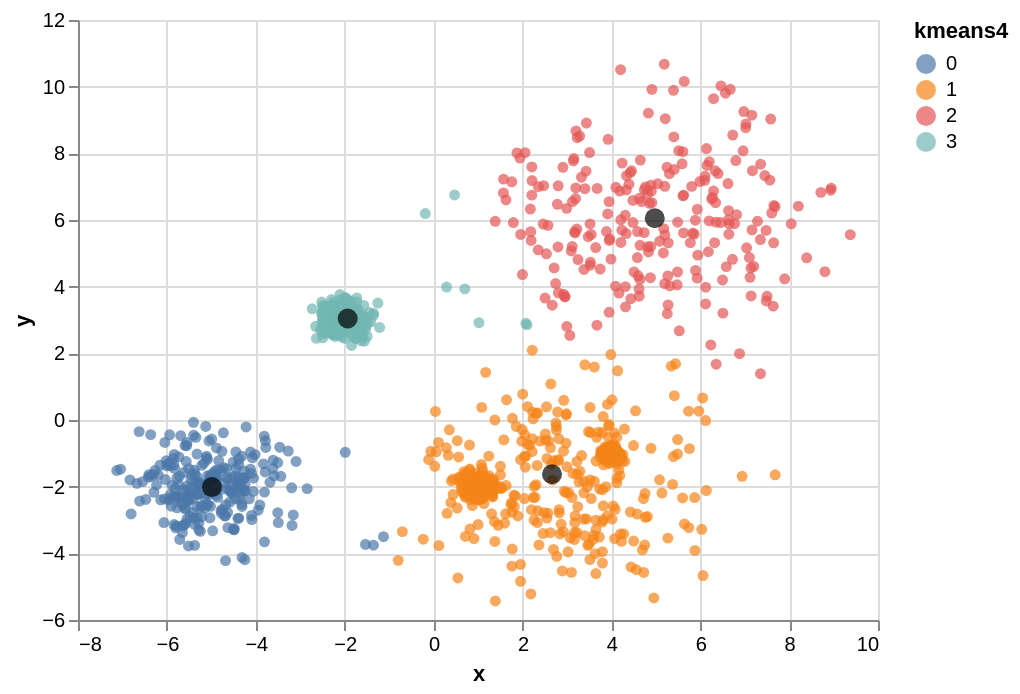

Notebook code for this chart:
### Markdown cell above
# K-means (Busca centroides de los grupos)

### Code cell
from sklearn.cluster import KMeans

# Do K-means
kmeans = KMeans(n_clusters=4, random_state=0).fit(sintetic[["x", "y"]])

# Save data
sintetic["kmeans4"] = kmeans.labels_
centers = pd.DataFrame(kmeans.cluster_centers_, columns=["x", "y"])

# Plot
points  = alt.Chart(sintetic).mark_circle().encode(x='x', y='y', color="kmeans4:N")
centers = alt.Chart(centers).mark_circle(color='black', size=100).encode(x='x', y='y')
points + centers

### Figure 1 — Vega-Lite specification as saved in the notebook (floating-point values rounded to 4 significant figures; data arrays with more than 128 entries replaced by an {"elided": "..."} marker saying what was removed)
{"config": {"view": {"continuousWidth": 400, "continuousHeight": 300}}, "layer": [{"data": {"name": "data-990bcbe9200fe95180431963d1b5c502"}, "mark": "circle", "encoding": {"color": {"type": "nominal", "field": "kmeans4"}, "x": {"type": "quantitative", "field": "x"}, "y": {"type": "quantitative", "field": "y"}}}, {"data": {"name": "data-2918606d200ea9a5f2eeac3053609059"}, "mark": {"type": "circle", "color": "black", "size": 100}, "encoding": {"x": {"type": "quantitative", "field": "x"}, "y": {"type": "quantitative", "field": "y"}}}], "$schema": "https://vega.github.io/schema/vega-lite/v4.8.1.json", "datasets": {"data-990bcbe9200fe95180431963d1b5c502": {"elided": "1500 records"}, "data-2918606d200ea9a5f2eeac3053609059": [{"x": -4.987, "y": -2.013}, {"x": 2.665, "y": -1.627}, {"x": 4.977, "y": 6.053}, {"x": -1.932, "y": 3.044}]}}
